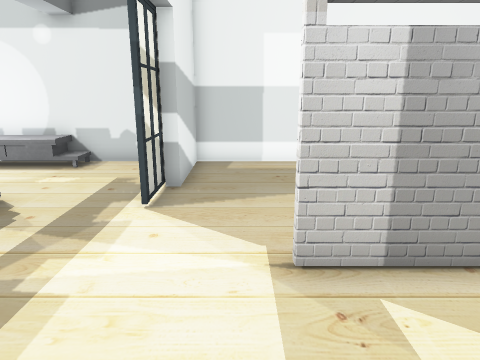
view 1 (above)

16 first-person views from a walk through a robot-simulator world made for Gazebo. The camera is 1.2 m above the floor, tilts 14° down and sees 70° across. The floor is counted in squares, 0.5 m on a side. Each view is taken from the middle of a square. On the plan, view 1 faces up. The plan holds only what a view shows up to about 20 squares ahead; the rest is blank.

view 2
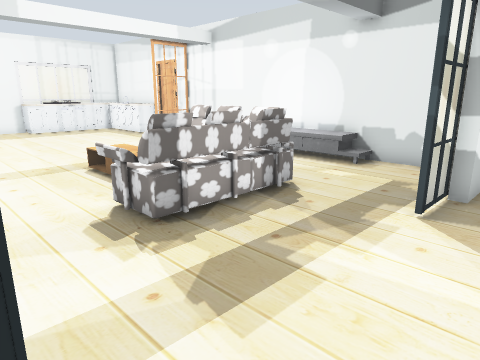

view 3
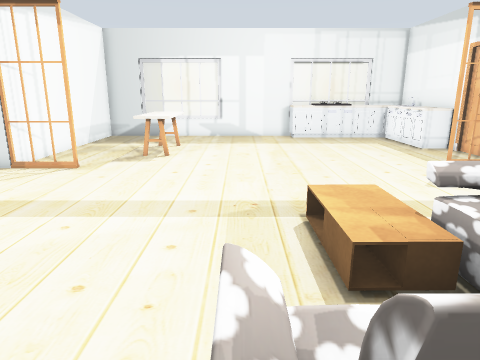

view 4
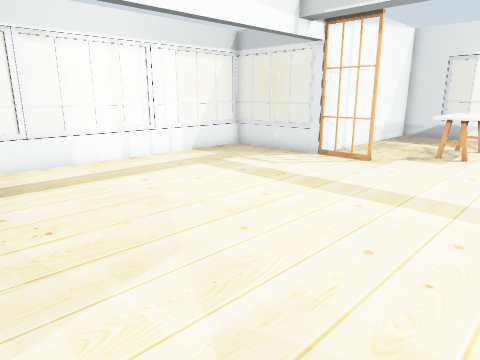

view 5
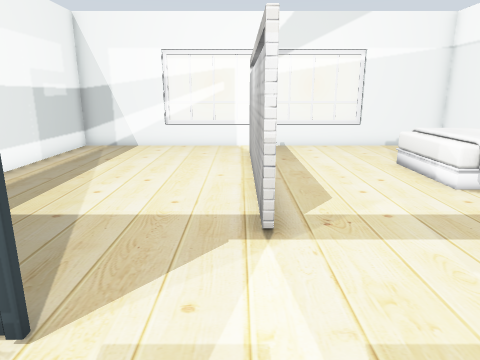

view 6
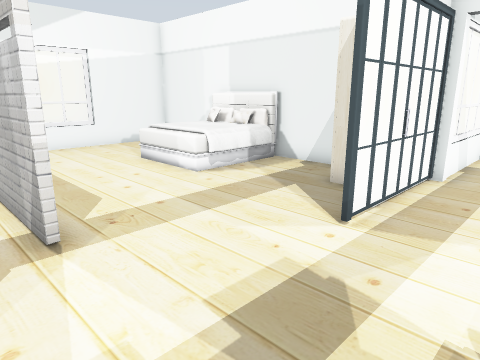

view 7
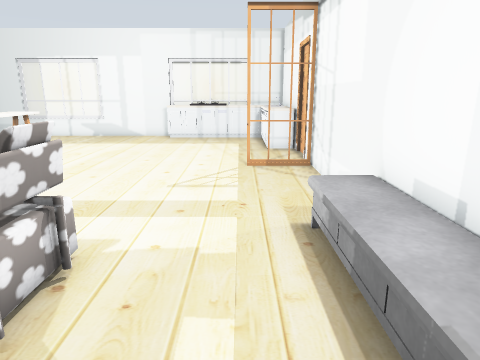

view 8
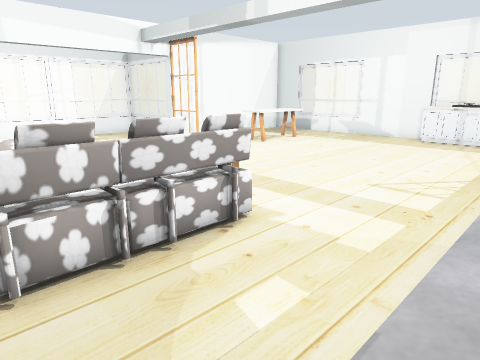

view 9
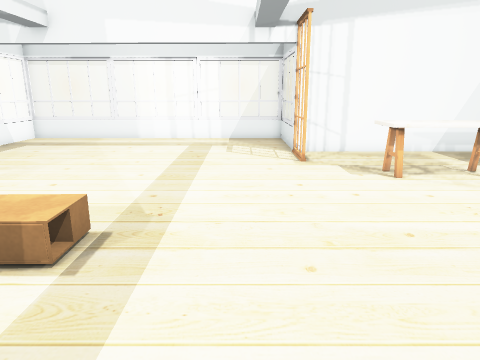

view 10
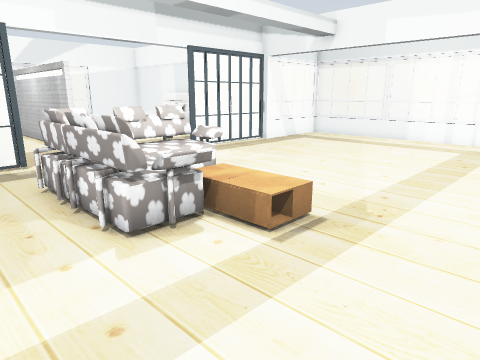

view 11
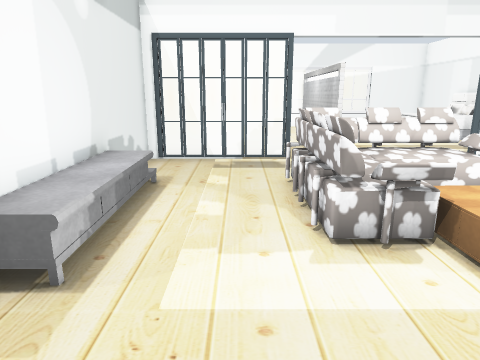

view 12
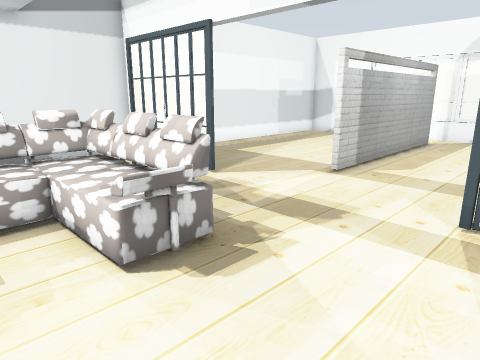

view 13
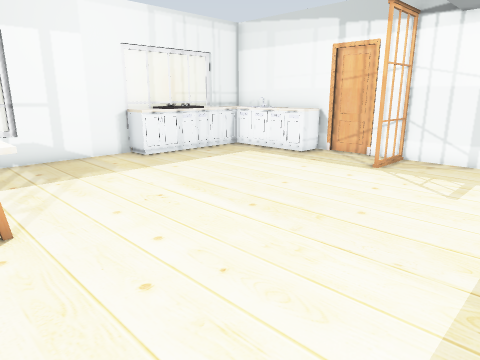

view 14
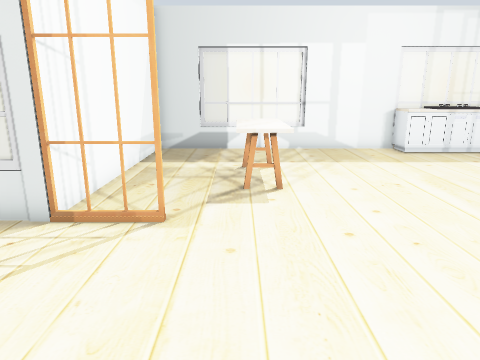

view 15
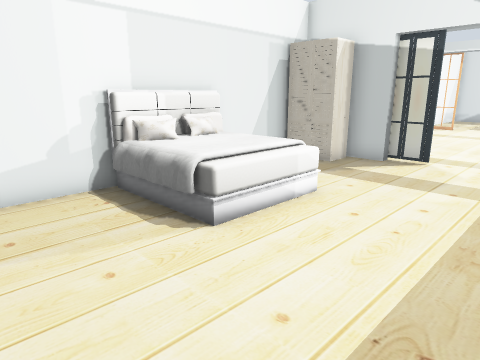

view 16
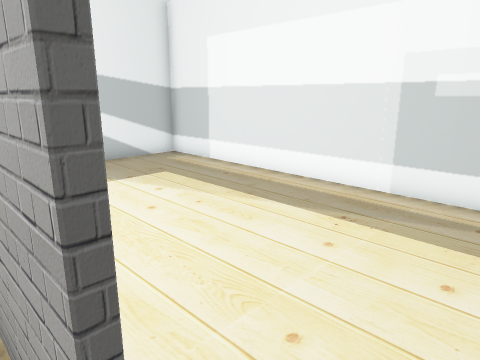

### Floor plan
Points are (right, up) in squares from view 1. A wall is a line through its corners. A room is listed if a view was taken in it or the views show most of it. See-through windows are left out.
Room 1 (views 1, 2, 3, 4, 5, 6, 7, 8, 9, 10, 11, 12, 13, 14, 15, 16)
walls: (-2.1, -1.1) (-1.6, -1.1) (-1.6, -2.6); (0.8, 4.6) (9.4, 4.6); (-2, 11.1) (-2, 12.5) (-18, 12.5); (-2.4, -5.5) (-2.4, -4.6); (-0.5, -4.7) (11.6, -4.7) (11.6, -0.4); (-20, 12.5) (-25.6, 12.5) (-25.6, 10.5); (9.6, 4.4) (0.8, 4.4); (-25.6, 6.1) (-25.6, -4.7) (-16.3, -4.7) (-16.3, -9.5); (11.6, 8.4) (11.6, 12.5) (-1.6, 12.5) (-1.6, 8.9) (-2, 8.9)
low walls: (-7.6, -9.5) (-2.3, -9.5); (-16.3, -9.5) (-11.4, -9.5); (11.6, 3.4) (11.6, 4.5)
objects: window (-26, 1); window (-26, 9) to (-26, 10); kitchen cabinet (-25, 6); bench (-25, 7) to (-25, 9); kitchen cabinet (-25, 10) to (-21, 12); kitchen table (-22, -1) to (-19, 0); door leaf (-19, 13); door leaf (-17, 10) to (-17, 12); window (-16, -9) to (-16, -7); door leaf (-16, -4) to (-16, -3); window (-14, -10); window (-11, -10) to (-8, -10); coffee table (-11, 5) to (-9, 6); TV cabinet (-11, 11) to (-6, 12); sofa (-10, 3) to (-5, 7); window (-4, -10); window (-2, -9) to (-2, -6); door leaf (-2, -2); door leaf (-2, 0); door leaf (-2, 7) to (-2, 8); door leaf (-2, 10); wardrobe (-1, -4) to (0, -3); bed (4, -4) to (7, -1); window (12, 0) to (12, 3); window (12, 5) to (12, 8)

Where each view was taken, in squares from view 1:
view 1: 0 up, 0 right, facing up
view 2: 0 up, 0 right, facing up-left
view 3: 3 up, 5 left, facing left
view 4: 3 up, 4 left, facing down-left
view 5: 5 up, 5 left, facing right
view 6: 6 up, 5 left, facing down-right
view 7: 10 up, 5 left, facing left
view 8: 12 up, 5 left, facing down-left
view 9: 10 up, 14 left, facing down
view 10: 10 up, 15 left, facing down-right
view 11: 9 up, 15 left, facing right
view 12: 1 down, 9 left, facing up-right
view 13: 1 down, 12 left, facing up-left
view 14: 1 down, 10 left, facing left
view 15: 4 up, 11 right, facing down-left
view 16: 4 up, 11 right, facing up-left
